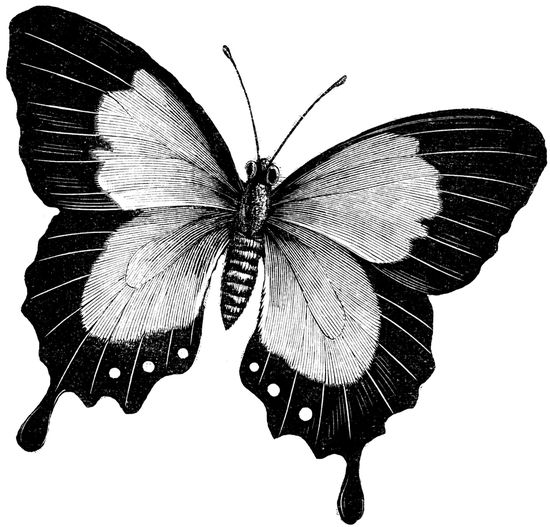
#> input picture butterfly.jpeg, 550 x 527 px, found by its file name
$ python hough_lines.py
#> lines starting #> are read from the running program, lines starting #| are printed output that depends on the picture
import cv2
import numpy as np
import matplotlib.pyplot as plt

image = cv2.imread("butterfly.jpeg")
#> image is the input picture: shape (527, 550, 3); min 0, max 255, mean 173.8
cv2.imshow("Original Image",image)

gray = cv2.cvtColor(image,cv2.COLOR_BGR2GRAY)
edges = cv2.Canny(gray,50,150,apertureSize=3)
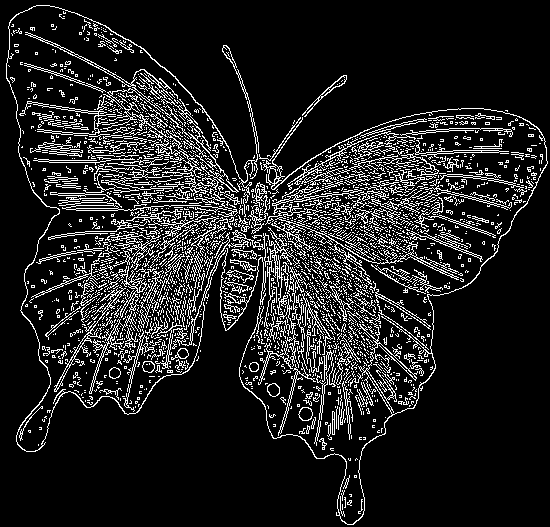
#> edges: shape (527, 550); 12.8% white in thin lines or dots
lines_list =[]
lines = cv2.HoughLinesP(
            edges,
            1,
            np.pi/180,
            threshold=100,
            minLineLength=5,
            maxLineGap=10
            )
#> lines = 386 rows, first 6: [103, 77, 374, 348], [94, 109, 397, 412], [53, 105, 361, 413], [94, 86, 414, 406], [90, 84, 308, 302], [136, 72, 216, 152]

for points in lines:
    x1,y1,x2,y2=points[0]
    cv2.line(image,(x1,y1),(x2,y2),(0,255,0),2)
    lines_list.append([(x1,y1),(x2,y2)])
#> this loop made 386 passes
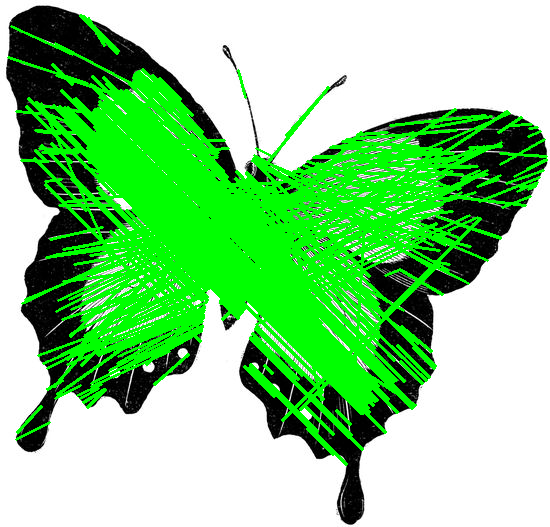
#> image: shape (527, 550, 3); mean B, G, R 137.4, 210, 137.4
#> after the loop, lines_list = 386 items

plt.imshow(image)
plt.title('Line detection')
plt.show()
